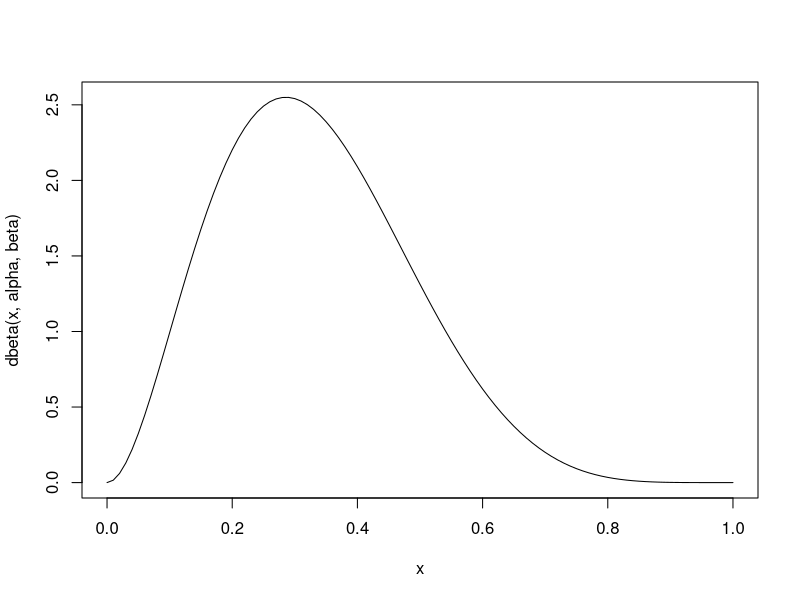
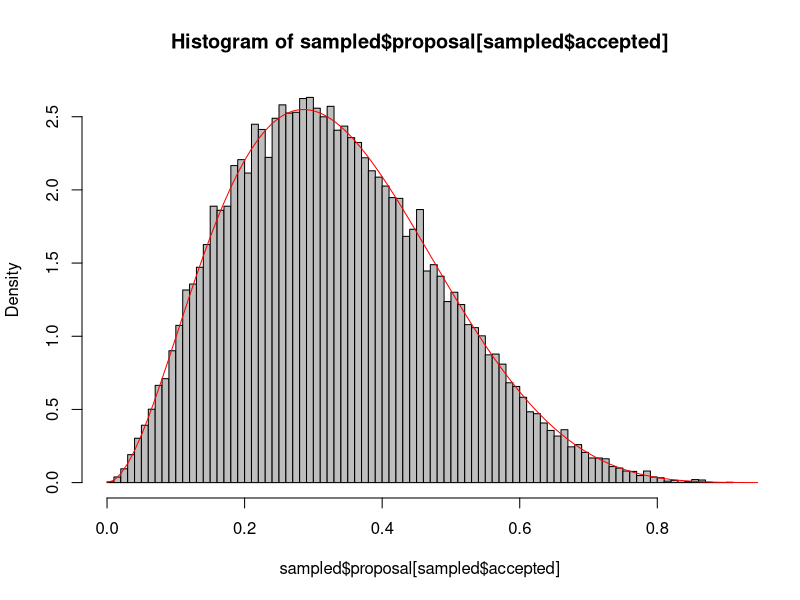
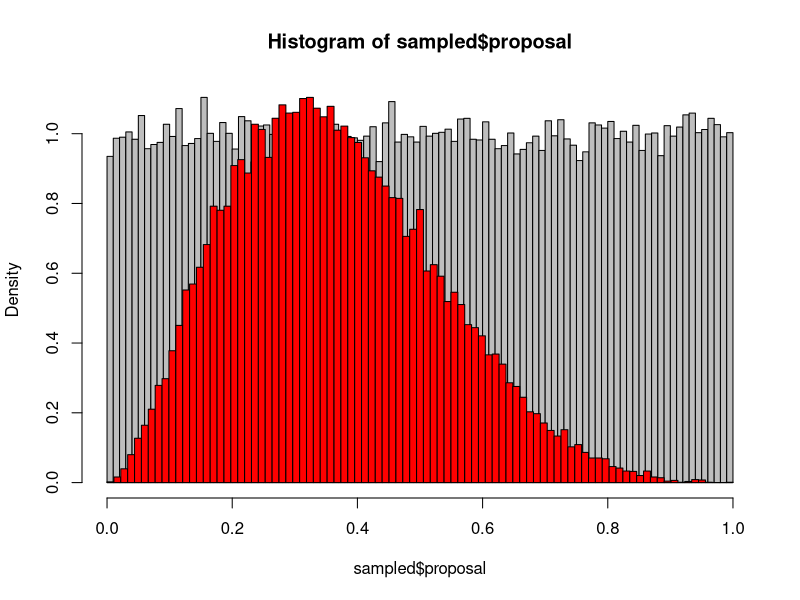
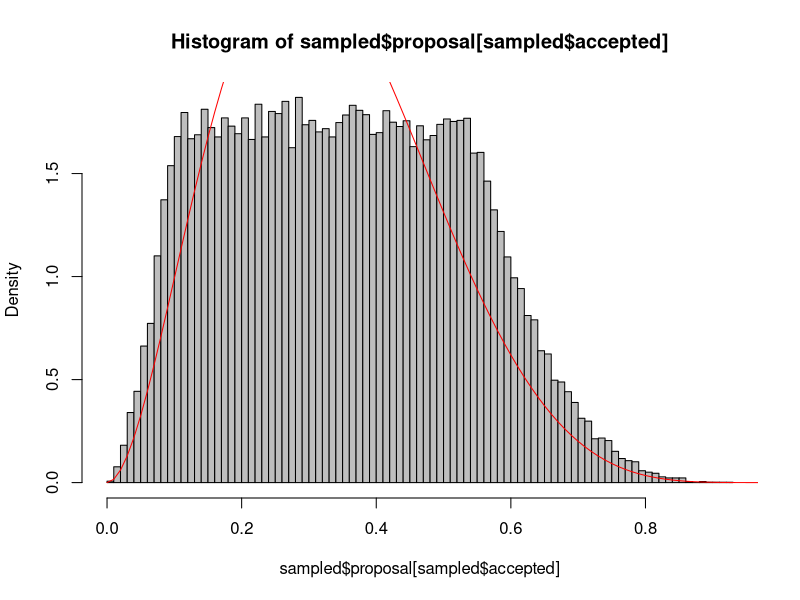
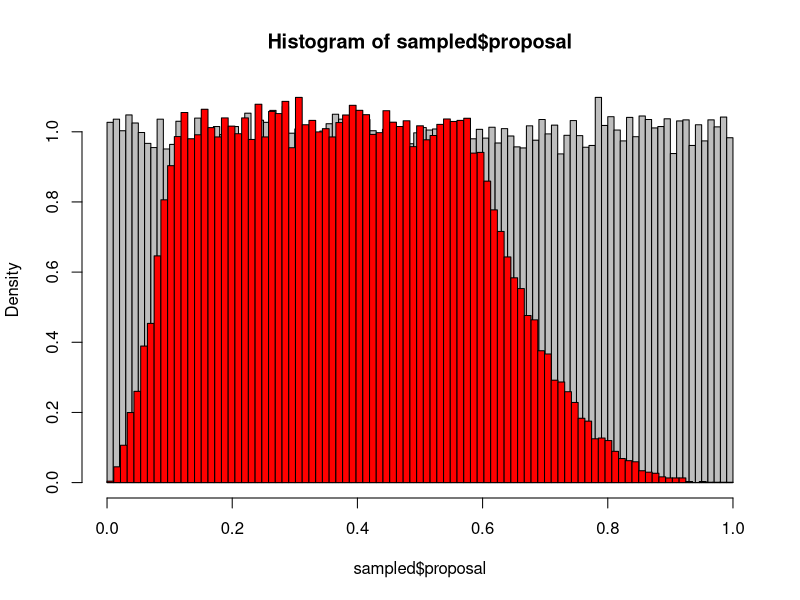
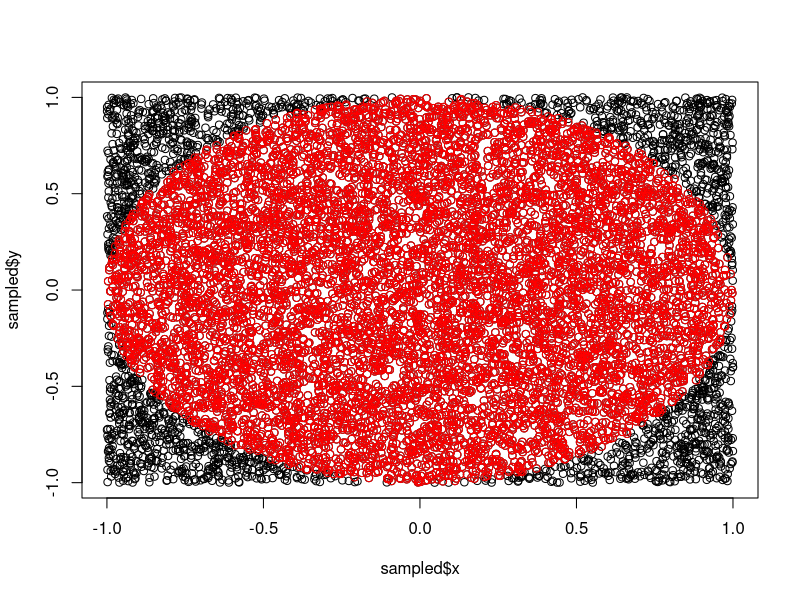

The R script that drew these images, in order:
## ---- chunk 1
alpha <- 3
beta <- 6
curve(dbeta(x, alpha, beta),0,1)
## ---- chunk 2
k <- 1e5
sampled <- data.frame(proposal = runif(k, 0, 1))
sampled$targetDensity <- dbeta(sampled$proposal, alpha, beta)
maxDens = max(sampled$targetDensity, na.rm = TRUE)
sampled$accepted = ifelse(runif(k, 0, 1) < sampled$targetDensity / maxDens, TRUE, FALSE)

hist(sampled$proposal[sampled$accepted], freq = FALSE, col = "grey", breaks = 100)
curve(dbeta(x, alpha, beta), 0, 1, add = TRUE, col = "red")
## ---- chunk 3
hist(sampled$proposal, freq = F, col = "grey", breaks = 100) 
par(new = TRUE)
hist(sampled$proposal[sampled$accepted], freq = FALSE, col = "red", breaks = 100, xlab = "", ylab = "",
     xaxt = "n", yaxt = "n", main = "")
## ---- chunk 4
sampled <- data.frame(proposal = runif(k, 0, 1))
sampled$targetDensity <- dbeta(sampled$proposal, alpha, beta)
maxDens = max(sampled$targetDensity, na.rm = TRUE)
sampled$accepted = ifelse(runif(k, 0, 1) < sampled$targetDensity, TRUE, FALSE)

hist(sampled$proposal[sampled$accepted], freq = FALSE, col = "grey", breaks = 100)
curve(dbeta(x, alpha, beta), 0, 1, add = TRUE, col = "red")
## ---- chunk 5
hist(sampled$proposal, freq = FALSE, col = "grey", breaks = 100) 
par(new = TRUE)
hist(sampled$proposal[sampled$accepted], freq = FALSE, col = "red", 
	breaks = 100, xlab = "", ylab = "",
     xaxt = "n", yaxt = "n", main = "")
## ---- chunk 6
library(data.table)
k <- 10000
sampled <- data.table(x = runif(k, -1, 1), y = runif(k, -1, 1))
sampled[,eval := x^2 + y^2]
sampled$accepted <- ifelse(sampled$eval <= 1, TRUE, FALSE)

plot(sampled$x, sampled$y)
points(sampled$x[sampled$accepted], sampled$y[sampled$accepted], col = "red")
